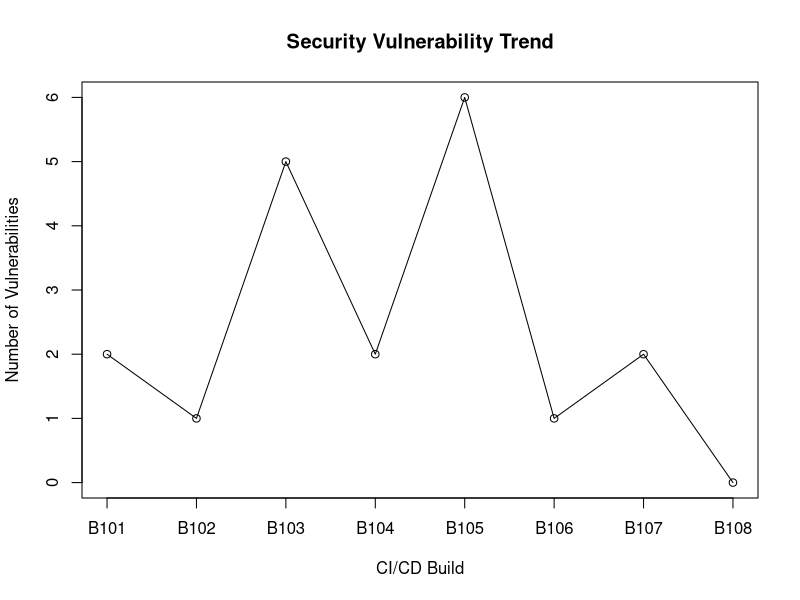

Generate this figure with R:
# Q15: Continuous Security Validation

pipeline <- data.frame(
  Build = c(
    "B101", "B102", "B103", "B104",
    "B105", "B106", "B107", "B108"
  ),
  Security_Test = c(
    "Passed", "Passed", "Failed", "Passed",
    "Failed", "Passed", "Passed", "Passed"
  ),
  Vulnerabilities = c(
    2, 1, 5, 2,
    6, 1, 2, 0
  )
)

print(pipeline)

# Count passed and failed builds
passed <- sum(pipeline$Security_Test == "Passed")
failed <- sum(pipeline$Security_Test == "Failed")

total_builds <- nrow(pipeline)

# Calculate percentages
pass_percentage <- (passed / total_builds) * 100
failure_percentage <- (failed / total_builds) * 100

# Average vulnerabilities
average_vulnerabilities <-
  mean(pipeline$Vulnerabilities)

cat("\nSecurity Pass Percentage:",
    pass_percentage, "%\n")

cat("Security Failure Percentage:",
    failure_percentage, "%\n")

cat("Average Vulnerabilities per Build:",
    average_vulnerabilities, "\n")

# Security trend line graph
plot(
  pipeline$Vulnerabilities,
  type = "o",
  xaxt = "n",
  main = "Security Vulnerability Trend",
  xlab = "CI/CD Build",
  ylab = "Number of Vulnerabilities"
)

axis(
  1,
  at = 1:nrow(pipeline),
  labels = pipeline$Build
)
